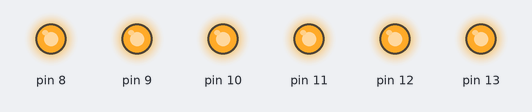
A sketch run on a simulated Arduino Uno, built with avr-gcc and run on an emulated ATmega328P. Shown: output pins drawn as LEDs (lit = HIGH).

Above: at 0.02 s.
At 2.87 s:
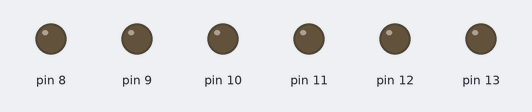
Timing chart, 0 to 3.2 s (numbered marks = the images above):
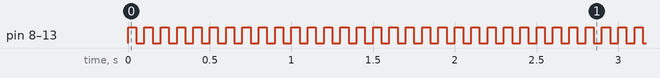

Measured:
- by itself, pin 8–13: alternates HIGH for 0.05 s and LOW for 0.05 s

The sketch:

blink_again.ino
```cpp
void setup() {
  // put your setup code here, to run once:
DDRB = B111111;
PORTB = 100000;
}

void loop() {
 PORTB = 0xff;
 _delay_ms(50);
 PORTB = 0x00;
 _delay_ms(50);
}
```
